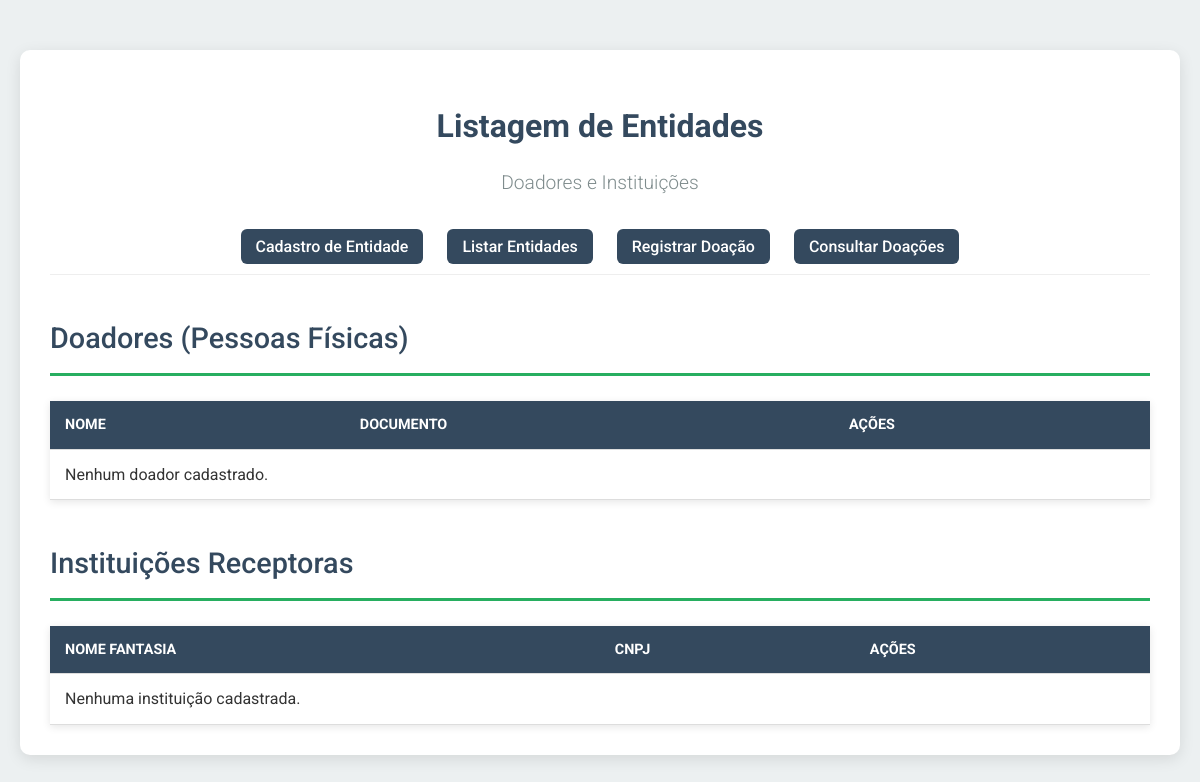
The page /listar_entidades.php (signed in) on the database as committed earlier.
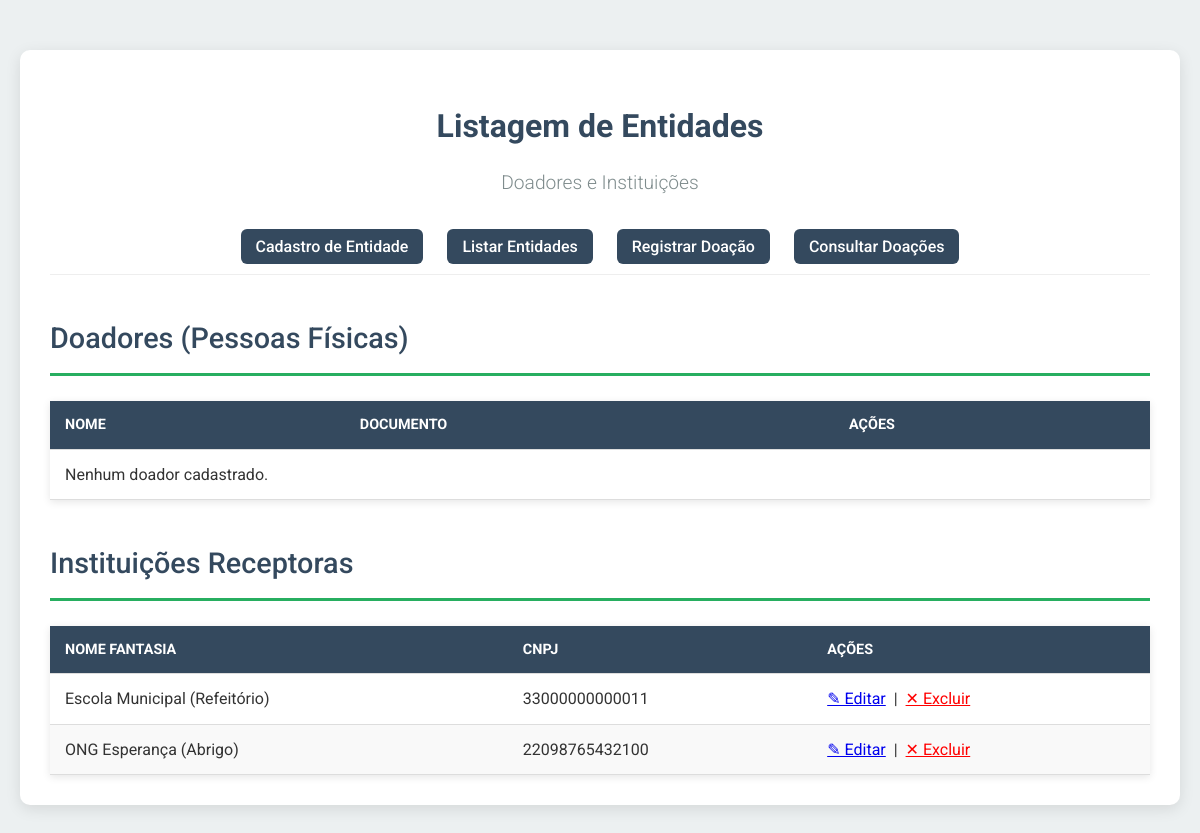
The same page on the database as committed later.
### tables this page shows
CREATE TABLE IF NOT EXISTS instituicoes (
    id_instituicao INT AUTO_INCREMENT PRIMARY KEY,
    nome_fantasia VARCHAR(255) NOT NULL,
    cnpj VARCHAR(14) UNIQUE NOT NULL,
    responsavel_contato VARCHAR(100),
    email VARCHAR(100) UNIQUE,
    telefone VARCHAR(15),
    endereco VARCHAR(255),
    data_cadastro TIMESTAMP DEFAULT CURRENT_TIMESTAMP
);

### listar_entidades.php (the view, shortened to what this page needs)
<?php
require_once 'conexao.php';
$sql_doadores = "SELECT id_doador, nome_razao_social, documento_cpf_cnpj FROM doadores ORDER BY nome_razao_social ASC";
$res_doadores = mysqli_query($conexao, $sql_doadores);
$sql_inst = "SELECT id_instituicao, nome_fantasia, cnpj FROM instituicoes ORDER BY nome_fantasia ASC";
$res_inst = mysqli_query($conexao, $sql_inst);
?>
<!DOCTYPE html>
<html lang="pt-BR">
<head>
</head>
<body>
    <div class="container">
        <h1>Listagem de Entidades <br> <small style="font-size: 0.6em; font-weight: 300; color: #7f8c8d;">Doadores e Instituições</small></h1>
        <div class="nav-links">
            <a href="index.php">Cadastro de Entidade</a>
            <a href="listar_entidades.php">Listar Entidades</a>
            <a href="registrar_doacao_form.php">Registrar Doação</a>
            <a href="listar_doacoes.php">Consultar Doações</a>
        </div>
        <h2>Doadores (Pessoas Físicas)</h2>
        <table>
            <thead>
                <tr>
                    <th>Nome</th>
                    <th>Documento</th>
                    <th>Ações</th>
                </tr>
            </thead>
            <tbody>
                <?php if (mysqli_num_rows($res_doadores) > 0): ?>
                    <?php while($doador = mysqli_fetch_assoc($res_doadores)): ?>
                        <tr>
                            <td><?php echo htmlspecialchars($doador['nome_razao_social']); ?></td>
                            <td><?php echo htmlspecialchars($doador['documento_cpf_cnpj']); ?></td>
                            <td>
                                <a href="editar_entidade.php?tabela=doadores&id=<?php echo $doador['id_doador']; ?>" title="Editar Doador">&#x270E; Editar</a>
                                &nbsp;|&nbsp;
                                <a href="deletar_entidade.php?tabela=doadores&id=<?php echo $doador['id_doador']; ?>"
                                   onclick="return confirm('Confirmar exclusão? Isso pode remover registros relacionados.')"
                                   style="color: red;" title="Excluir Doador">
                                    &#x2715; Excluir
                                </a>
                            </td>
                        </tr>
                    <?php endwhile; ?>
                <?php else: ?>
                    <tr><td colspan="3">Nenhum doador cadastrado.</td></tr>
                <?php endif; ?>
            </tbody>
        </table>
        <h2>Instituições Receptoras</h2>
        <table>
            <thead>
                <tr>
                    <th>Nome Fantasia</th>
                    <th>CNPJ</th>
                    <th>Ações</th>
                </tr>
            </thead>
            <tbody>
                <?php if (mysqli_num_rows($res_inst) > 0): ?>
                    <?php while($instituicao = mysqli_fetch_assoc($res_inst)): ?>
                        <tr>
                            <td><?php echo htmlspecialchars($instituicao['nome_fantasia']); ?></td>
                            <td><?php echo htmlspecialchars($instituicao['cnpj']); ?></td>
                            <td>
                                <a href="editar_entidade.php?tabela=instituicoes&id=<?php echo $instituicao['id_instituicao']; ?>" title="Editar Instituição">&#x270E; Editar</a>
                                &nbsp;|&nbsp;
                                <a href="deletar_entidade.php?tabela=instituicoes&id=<?php echo $instituicao['id_instituicao']; ?>"
                                   onclick="return confirm('Confirmar exclusão?')"
                                   style="color: red;" title="Excluir Instituição">
                                    &#x2715; Excluir
                                </a>
                            </td>
                        </tr>
                    <?php endwhile; ?>
                <?php else: ?>
                    <tr><td colspan="3">Nenhuma instituição cadastrada.</td></tr>
                <?php endif; ?>
            </tbody>
        </table>
    </div>
</body>
</html>

### listar_entidades.php (style rules this page uses)
:root { --primary-color: #27ae60; --secondary-color: #34495e; --text-color: #333; --light-bg: #ecf0f1; --border-color: #bdc3c7; --shadow-color: rgba(0, 0, 0, 0.1); }
body { font-family: 'Roboto', sans-serif; margin: 0; padding: 20px; background-color: var(--light-bg); color: var(--text-color); line-height: 1.6; }
.container { max-width: 1200px; margin: 30px auto; background: white; padding: 30px; border-radius: 10px; box-shadow: 0 4px 15px var(--shadow-color); }
h1 { text-align: center; color: var(--secondary-color); margin-bottom: 30px; font-weight: 700; }
h2 { border-bottom: 3px solid var(--primary-color); padding-bottom: 12px; margin-top: 40px; color: var(--secondary-color); font-weight: 500; font-size: 1.8em; }
.nav-links { margin-bottom: 30px; border-bottom: 1px solid #eee; padding-bottom: 15px; text-align: center; }
.nav-links a { margin: 0 10px; background-color: var(--secondary-color); color: white; padding: 8px 15px; border-radius: 6px; text-decoration: none; font-weight: 500; transition: background-color 0.2s ease; }
table { width: 100%; border-collapse: collapse; margin-top: 25px; box-shadow: 0 2px 8px rgba(0,0,0,0.1); }
th, td { text-align: left; padding: 12px 15px; border-bottom: 1px solid #ddd; }
th { background-color: var(--secondary-color); color: white; font-weight: 700; text-transform: uppercase; font-size: 0.9em; }
tr:nth-child(even) { background-color: #f9f9f9; }

Rows that differ between the two databases and show on the page:
added instituicoes: nome_fantasia "Escola Municipal (Refeitório)", cnpj "33000000000011"
added instituicoes: nome_fantasia "ONG Esperança (Abrigo)", cnpj "22098765432100"
Other text that changed with them:
text no longer shown: "Nenhuma instituição cadastrada."
